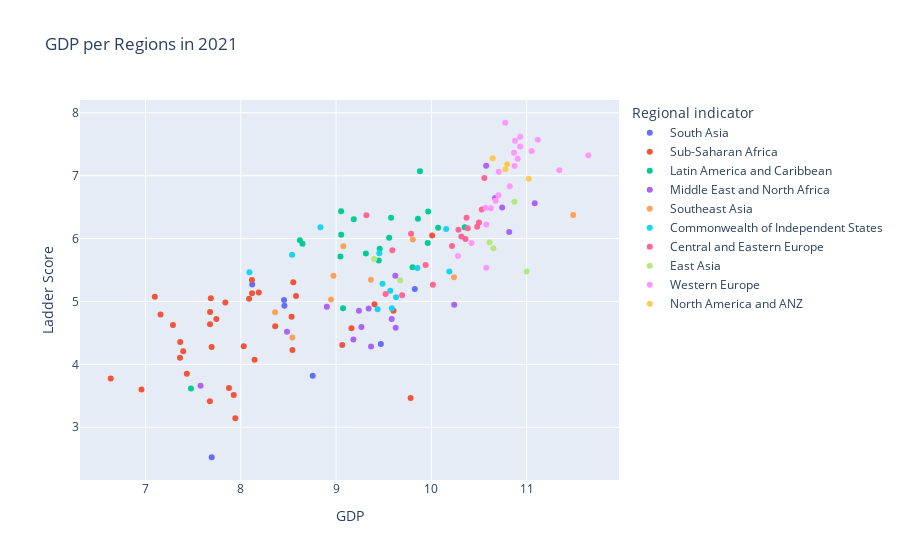

This figure's notebook cell:
### Code cell
#Bubble plot: A bubble plot is a scatterplot where the circle size is mapped to the value of a third numeric variable. This section shows many bubble plots made with Python, using both the Matplotlib and Seaborn libraries.

fig= px.scatter(chart_countries_df.loc[2021],x='GDP', y='Ladder Score', color='Regional indicator', hover_data=['Country'], title="GDP per Regions in 2021")
fig.write_image("GDP.png")
fig.show()

### Figure 1 — Plotly figure (JSON) as saved in the notebook; plotly's stock layout.template omitted (floating-point values rounded to 4 significant figures)
{"data": [{"customdata": [["Afghanistan"], ["India"], ["Sri Lanka"], ["Pakistan"], ["Bangladesh"], ["Maldives"], ["Nepal"]], "hovertemplate": "Regional indicator=South Asia<br>GDP=%{x}<br>Ladder Score=%{y}<br>Country=%{customdata[0]}<extra></extra>", "legendgroup": "South Asia", "marker": {"color": "#636efa", "symbol": "circle"}, "mode": "markers", "name": "South Asia", "orientation": "v", "showlegend": true, "type": "scatter", "x": [7.695, 8.755, 9.47, 8.458, 8.454, 9.826, 8.12], "xaxis": "x", "y": [2.523, 3.819, 4.325, 4.934, 5.025, 5.198, 5.269], "yaxis": "y"}, {"customdata": [["Zimbabwe"], ["Rwanda"], ["Botswana"], ["Lesotho"], ["Malawi"], ["Tanzania"], ["Burundi"], ["Sierra Leone"], ["Zambia"], ["Togo"], ["Madagascar"], ["Mauritania"], ["Ethiopia"], ["Comoros"], ["Swaziland"], ["Chad"], ["Namibia"], ["Kenya"], ["Liberia"], ["Uganda"], ["Mali"], ["Nigeria"], ["Mozambique"], ["Burkina Faso"], ["Gabon"], ["South Africa"], ["Guinea"], ["Benin"], ["Gambia"], ["Niger"], ["Ghana"], ["Senegal"], ["Cameroon"], ["Ivory Coast"], ["Congo (Brazzaville)"], ["Mauritius"]], "hovertemplate": "Regional indicator=Sub-Saharan Africa<br>GDP=%{x}<br>Ladder Score=%{y}<br>Country=%{customdata[0]}<extra></extra>", "legendgroup": "Sub-Saharan Africa", "marker": {"color": "#EF553B", "symbol": "circle"}, "mode": "markers", "name": "Sub-Saharan Africa", "orientation": "v", "showlegend": true, "type": "scatter", "x": [7.943, 7.676, 9.782, 7.926, 6.958, 7.876, 6.635, 7.434, 8.145, 7.362, 7.396, 8.542, 7.694, 8.031, 9.065, 7.364, 9.161, 8.361, 7.288, 7.677, 7.744, 8.533, 7.158, 7.678, 9.603, 9.403, 7.838, 8.087, 7.686, 7.098, 8.58, 8.118, 8.189, 8.551, 8.117, 10.01], "xaxis": "x", "y": [3.145, 3.415, 3.467, 3.512, 3.6, 3.623, 3.775, 3.849, 4.073, 4.107, 4.208, 4.227, 4.275, 4.289, 4.308, 4.355, 4.574, 4.607, 4.625, 4.636, 4.723, 4.759, 4.794, 4.834, 4.852, 4.956, 4.984, 5.045, 5.051, 5.074, 5.088, 5.132, 5.142, 5.306, 5.342, 6.049], "yaxis": "y"}, {"customdata": [["Haiti"], ["Venezuela"], ["Dominican Republic"], ["Paraguay"], ["Bolivia"], ["Ecuador"], ["Peru"], ["Honduras"], ["Argentina"], ["Nicaragua"], ["Colombia"], ["El Salvador"], ["Chile"], ["Panama"], ["Jamaica"], ["Mexico"], ["Brazil"], ["Uruguay"], ["Guatemala"], ["Costa Rica"]], "hovertemplate": "Regional indicator=Latin America and Caribbean<br>GDP=%{x}<br>Ladder Score=%{y}<br>Country=%{customdata[0]}<extra></extra>", "legendgroup": "Latin America and Caribbean", "marker": {"color": "#00cc96", "symbol": "circle"}, "mode": "markers", "name": "Latin America and Caribbean", "orientation": "v", "showlegend": true, "type": "scatter", "x": [7.477, 9.073, 9.802, 9.448, 9.046, 9.313, 9.458, 8.648, 9.962, 8.62, 9.557, 9.054, 10.07, 10.35, 9.186, 9.859, 9.577, 9.966, 9.053, 9.88], "xaxis": "x", "y": [3.615, 4.892, 5.545, 5.653, 5.716, 5.764, 5.84, 5.919, 5.929, 5.972, 6.012, 6.061, 6.172, 6.18, 6.309, 6.317, 6.33, 6.431, 6.435, 7.069], "yaxis": "y"}, {"customdata": [["Yemen"], ["Egypt"], ["Jordan"], ["Palestinian Territories"], ["Lebanon"], ["Tunisia"], ["Iran"], ["Iraq"], ["Algeria"], ["Morocco"], ["Turkey"], ["Libya"], ["Kuwait"], ["Saudi Arabia"], ["United Arab Emirates"], ["Bahrain"], ["Israel"]], "hovertemplate": "Regional indicator=Middle East and North Africa<br>GDP=%{x}<br>Ladder Score=%{y}<br>Country=%{customdata[0]}<extra></extra>", "legendgroup": "Middle East and North Africa", "marker": {"color": "#ab63fa", "symbol": "circle"}, "mode": "markers", "name": "Middle East and North Africa", "orientation": "v", "showlegend": true, "type": "scatter", "x": [7.578, 9.367, 9.182, 8.485, 9.626, 9.266, 9.584, 9.24, 9.342, 8.903, 10.24, 9.622, 10.82, 10.74, 11.09, 10.67, 10.57], "xaxis": "x", "y": [3.658, 4.283, 4.395, 4.517, 4.584, 4.596, 4.721, 4.854, 4.887, 4.918, 4.948, 5.41, 6.106, 6.494, 6.561, 6.647, 7.157], "yaxis": "y"}, {"customdata": [["Myanmar"], ["Cambodia"], ["Laos"], ["Indonesia"], ["Malaysia"], ["Vietnam"], ["Philippines"], ["Thailand"], ["Singapore"]], "hovertemplate": "Regional indicator=Southeast Asia<br>GDP=%{x}<br>Ladder Score=%{y}<br>Country=%{customdata[0]}<extra></extra>", "legendgroup": "Southeast Asia", "marker": {"color": "#FFA15A", "symbol": "circle"}, "mode": "markers", "name": "Southeast Asia", "orientation": "v", "showlegend": true, "type": "scatter", "x": [8.541, 8.36, 8.947, 9.365, 10.24, 8.973, 9.076, 9.805, 11.49], "xaxis": "x", "y": [4.426, 4.83, 5.03, 5.345, 5.384, 5.411, 5.88, 5.985, 6.377], "yaxis": "y"}, {"customdata": [["Ukraine"], ["Georgia"], ["Turkmenistan"], ["Azerbaijan"], ["Armenia"], ["Tajikistan"], ["Russia"], ["Belarus"], ["Kyrgyzstan"], ["Moldova"], ["Kazakhstan"], ["Uzbekistan"]], "hovertemplate": "Regional indicator=Commonwealth of Independent States<br>GDP=%{x}<br>Ladder Score=%{y}<br>Country=%{customdata[0]}<extra></extra>", "legendgroup": "Commonwealth of Independent States", "marker": {"color": "#19d3f3", "symbol": "circle"}, "mode": "markers", "name": "Commonwealth of Independent States", "orientation": "v", "showlegend": true, "type": "scatter", "x": [9.436, 9.585, 9.629, 9.569, 9.487, 8.091, 10.19, 9.853, 8.538, 9.454, 10.15, 8.836], "xaxis": "x", "y": [4.875, 4.891, 5.066, 5.171, 5.283, 5.466, 5.477, 5.534, 5.744, 5.766, 6.152, 6.179], "yaxis": "y"}, {"customdata": [["Macedonia"], ["Albania"], ["Bulgaria"], ["Montenegro"], ["Bosnia and Herzegovina"], ["Croatia"], ["Hungary"], ["Latvia"], ["Serbia"], ["Romania"], ["Poland"], ["Estonia"], ["Lithuania"], ["Slovakia"], ["Kosovo"], ["Slovenia"], ["Czech Republic"]], "hovertemplate": "Regional indicator=Central and Eastern Europe<br>GDP=%{x}<br>Ladder Score=%{y}<br>Country=%{customdata[0]}<extra></extra>", "legendgroup": "Central and Eastern Europe", "marker": {"color": "#FF6692", "symbol": "circle"}, "mode": "markers", "name": "Central and Eastern Europe", "orientation": "v", "showlegend": true, "type": "scatter", "x": [9.693, 9.52, 10.02, 9.94, 9.59, 10.22, 10.36, 10.31, 9.787, 10.28, 10.38, 10.48, 10.5, 10.37, 9.318, 10.53, 10.56], "xaxis": "x", "y": [5.101, 5.117, 5.266, 5.581, 5.813, 5.882, 5.992, 6.032, 6.078, 6.14, 6.166, 6.189, 6.255, 6.331, 6.372, 6.461, 6.965], "yaxis": "y"}, {"customdata": [["China"], ["Hong Kong"], ["Mongolia"], ["South Korea"], ["Japan"], ["Taiwan"]], "hovertemplate": "Regional indicator=East Asia<br>GDP=%{x}<br>Ladder Score=%{y}<br>Country=%{customdata[0]}<extra></extra>", "legendgroup": "East Asia", "marker": {"color": "#B6E880", "symbol": "circle"}, "mode": "markers", "name": "East Asia", "orientation": "v", "showlegend": true, "type": "scatter", "x": [9.673, 11, 9.4, 10.65, 10.61, 10.87], "xaxis": "x", "y": [5.339, 5.477, 5.677, 5.845, 5.94, 6.584], "yaxis": "y"}, {"customdata": [["North Cyprus"], ["Greece"], ["Portugal"], ["Cyprus"], ["Italy"], ["Spain"], ["Malta"], ["France"], ["Belgium"], ["United Kingdom"], ["Ireland"], ["Germany"], ["Austria"], ["Luxembourg"], ["Sweden"], ["Norway"], ["Netherlands"], ["Iceland"], ["Switzerland"], ["Denmark"], ["Finland"]], "hovertemplate": "Regional indicator=Western Europe<br>GDP=%{x}<br>Ladder Score=%{y}<br>Country=%{customdata[0]}<extra></extra>", "legendgroup": "Western Europe", "marker": {"color": "#FF97FF", "symbol": "circle"}, "mode": "markers", "name": "Western Europe", "orientation": "v", "showlegend": true, "type": "scatter", "x": [10.58, 10.28, 10.42, 10.58, 10.62, 10.57, 10.67, 10.7, 10.82, 10.71, 11.34, 10.87, 10.91, 11.65, 10.87, 11.05, 10.93, 10.88, 11.12, 10.93, 10.78], "xaxis": "x", "y": [5.536, 5.723, 5.929, 6.223, 6.483, 6.491, 6.602, 6.69, 6.834, 7.064, 7.085, 7.155, 7.268, 7.324, 7.363, 7.392, 7.464, 7.554, 7.571, 7.62, 7.842], "yaxis": "y"}, {"customdata": [["United States"], ["Canada"], ["Australia"], ["New Zealand"]], "hovertemplate": "Regional indicator=North America and ANZ<br>GDP=%{x}<br>Ladder Score=%{y}<br>Country=%{customdata[0]}<extra></extra>", "legendgroup": "North America and ANZ", "marker": {"color": "#FECB52", "symbol": "circle"}, "mode": "markers", "name": "North America and ANZ", "orientation": "v", "showlegend": true, "type": "scatter", "x": [11.02, 10.78, 10.8, 10.64], "xaxis": "x", "y": [6.951, 7.103, 7.183, 7.277], "yaxis": "y"}], "layout": {"autosize": true, "legend": {"title": {"text": "Regional indicator"}, "tracegroupgap": 0}, "title": {"text": "GDP per Regions in 2021"}, "xaxis": {"anchor": "y", "autorange": true, "domain": [0, 1], "range": [6.317, 11.97], "title": {"text": "GDP"}, "type": "linear"}, "yaxis": {"anchor": "x", "autorange": true, "domain": [0, 1], "range": [2.084, 8.281], "title": {"text": "Ladder Score"}, "type": "linear"}}}
